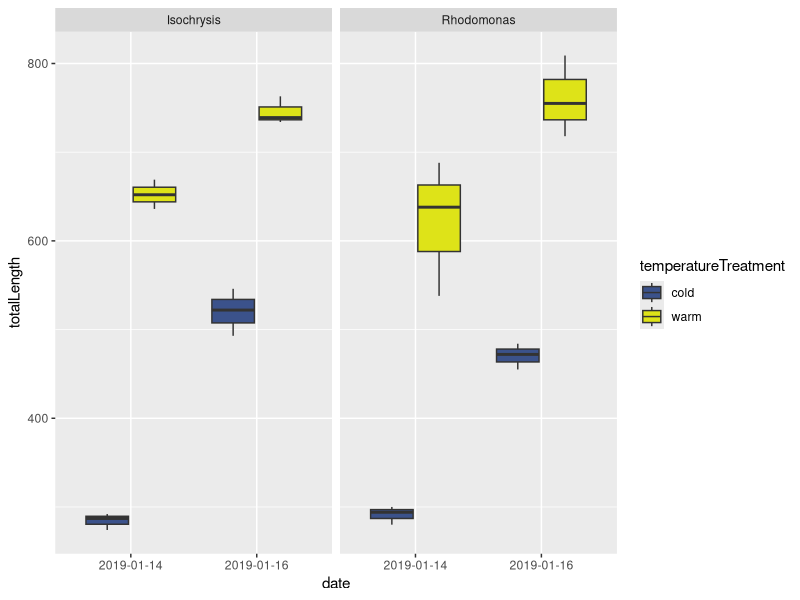

Source code (R):
###################################################################################
#                                                                                ##
# Urchin Development                                                             ##
# Data are current as of 2019-01-18                                              ##
# Data source: Oregon Institute of Marine Biology                                ##
# R code prepared by Ross Whippo                                                 ##
# Last updated 2019-01-18                                                        ##
#                                                                                ##
###################################################################################

# SUMMARY:
# Code to visualize and analyse growth patterns of larval Strongylocentrotus
# purpuratus for Ross Whippo's winter 2019 lab rotation with Richard Emlet.

# Required Files (check that script is loading latest version):
# Urchin-Temp-Food-Development.csv

# Associated Scripts:
# None

# TO DO

###################################################################################
# TABLE OF CONTENTS                                                               #
#                                                                                 #
# RECENT CHANGES TO SCRIPT                                                        #
# LOAD PACKAGES                                                                   #
# READ IN AND PREPARE DATA                                                        #
# MANIPULATE DATA                                                                 #   
#                                                                                 #
###################################################################################

###################################################################################
# RECENT CHANGES TO SCRIPT                                                        #
###################################################################################

# 2019-01-18 Script created.

###################################################################################
# LOAD PACKAGES                                                                   #
###################################################################################

library(tidyverse)
library(ggplot2)
library(viridis)

###################################################################################
# READ IN AND PREPARE DATA                                                        #
###################################################################################

devel <- read.csv("Urchin-Temp-Food-Development.csv")

str(devel)

###################################################################################
# MANIPULATE DATA                                                                 #
###################################################################################

ggplot(data = filter(devel, date != "2019-01-11"), aes(x = date, y = totalLength, fill = temperatureTreatment)) +
  geom_boxplot() +
  facet_wrap(~ foodTreatment) +
  scale_fill_viridis(discrete = TRUE, begin = 0.25, end = 0.95, option = "D'")
  

############### SUBSECTION HERE

#####
#<<<<<<<<<<<<<<<<<<<<<<<<<<END OF SCRIPT>>>>>>>>>>>>>>>>>>>>>>>>#